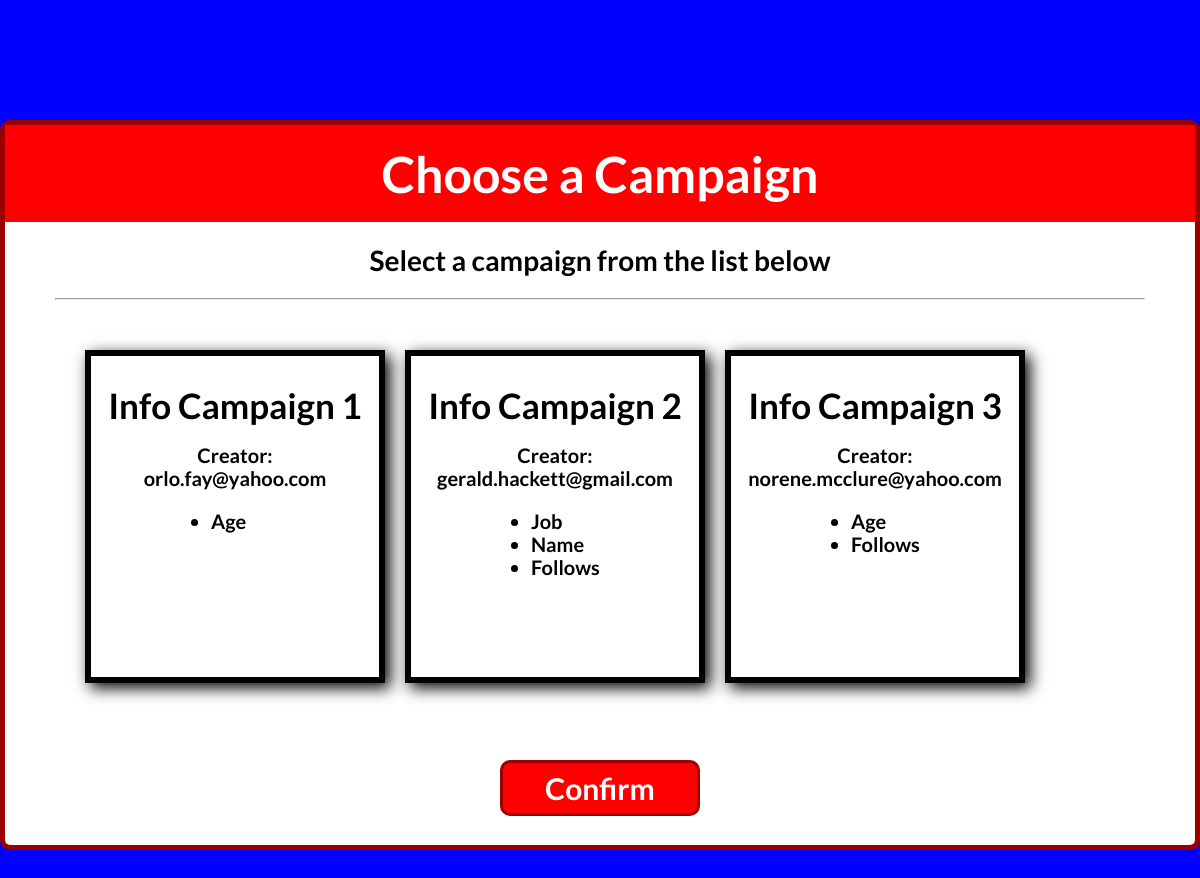
Screenshot of /anon/selectcampaign with the database file from the repository.
### anon/models.py (models this page shows, shortened)
class Campaign(models.Model):
    name = models.CharField(max_length=50, primary_key=True)
    creator = models.ForeignKey(Provider, on_delete=models.CASCADE)
    attributes = models.ManyToManyField(Attribute, blank=True)
    relationships = models.ManyToManyField(Relationship, blank=True)

class Provider(models.Model):
    email = models.EmailField(primary_key=True)
    pwd = models.CharField(max_length=30)
    def __str__(self) -> str:
        return self.email

class Attribute(models.Model):
    name = models.CharField(max_length=50, primary_key=True)
    def __str__(self) -> str:
        return self.name

class Relationship(models.Model):
    name = models.CharField(max_length=50, primary_key=True)
    def __str__(self) -> str:
        return self.name

### anon/views.py (the view)
# urls.py: path('selectcampaign', views.selectCampaign, name="selectCampaign"),
def selectCampaign(req):
    if req.method == "POST":
        campaign = req.POST.get('selected-campaign')
        if campaign != "":
            req.session["sel-camp"] = campaign
            return redirect('/anon/campaigndata')
    campaigns = Campaign.objects.all()
    return render(req, 'anon/selectcampaign.html', {'campaigns': campaigns})

### anon/templates/anon/selectcampaign.html (shortened to what this page needs)
{% load static %}
<!DOCTYPE html>
<html lang="en">
    <head>
        <link rel="stylesheet" href="{% static 'anon/css/selectcampaign.css' %}">
        <link rel="stylesheet" href="https://cdn.jsdelivr.net/npm/bootstrap-icons@1.9.1/font/bootstrap-icons.css">
        <link rel="stylesheet" href="https://cdnjs.cloudflare.com/ajax/libs/normalize/8.0.1/normalize.min.css">
    </head>
    <body>
        <div class="section">
            <div class="title">
                <h1>Choose a Campaign</h1>
            </div>
            <div class="container">
                <h3>Select a campaign from the list below</h3>
                <hr>
                <form style="height: 410px;" method="post">
                    <div class="campaigns">
                        {% for campaign in campaigns %}
                            <div id="campaign-{{ forloop.counter }}" class="campaign">
                                <h2 id="campaign-name-{{ forloop.counter }}">{{ campaign.name }}</h2>
                                <p>Creator: <br><span id="creator-name-{{ forloop.counter }}">{{ campaign.creator }}</span></p>
                                <ul>
                                    {% for attr in campaign.attributes.all %}
                                        <li>{{ attr }}</li>
                                    {% endfor %}
                                    {% for rel in campaign.relationships.all %}
                                        <li>{{ rel }}</li>
                                    {% endfor %}
                                </ul>
                            </div>
                        {% endfor %}
                    </div>
                    <div class="button_div">
                        <button id="button-confirm-choice" type="submit" name="button" class="button">Confirm</button>
                    </div>
                </form>
            </div>
        </div>
    </body>
</html>

### anon/static/anon/css/selectcampaign.css (style rules this page uses)
body { background-color: blue; font-family: 'Lato', sans-serif; }
.section { border: 5px solid #9B0000; border-radius: 10px; max-width: 1300px; margin: 120px auto; height: 730px; position: relative; background: white; }
.title { background-color: red; color: white; padding: 5px; font-size: 25px; line-height: 20px; text-align: center; }
.container { height: 420px; }
.container h3 { text-align: center; font-size: 28px; font-weight: bold; line-height: 20px; }
.container hr { margin-left: 50px; margin-right: 50px; }
.campaigns { margin: 20px 50px; padding: 20px; height: 100%; display: flex; overflow-x: scroll; overflow-y: hidden; }
.campaign { width: 300px; margin: 10px; height: 90%; display: inline-block; padding: 10px; border: 6px solid black; transition: all .3s ease-in-out; box-shadow: 5px 5px 15px black; }
.campaign h2 { text-align: center; font-size: 35px; line-height: 20px; }
.campaign p { text-align: center; font-size: 20px; font-weight: bold; }
.campaign ul { margin: 0 70px 0; }
.campaign ul li { font-size: 20px; font-weight: bold; }
.button_div { text-align: center; margin-top: 10px; }
.button { margin: 10px 30px; width: 200px; color: white; background: red; border: 3px solid #9B0000; border-radius: 10px; font-size: 30px; line-height: 30px; font-weight: bold; padding: 10px; transition: .3s all ease-in-out; }
*, *::before, *::after { -webkit-box-sizing: border-box; -moz-box-sizing: border-box; box-sizing: border-box; }

### rows the page displays
Campaign: name "Info Campaign 1", creator "orlo.fay@yahoo.com"
Attribute: name "Age"
Campaign: name "Info Campaign 2", creator "gerald.hackett@gmail.com"
Attribute: name "Job"
Attribute: name "Name"
Relationship: name "Follows"
Campaign: name "Info Campaign 3", creator "norene.mcclure@yahoo.com"
